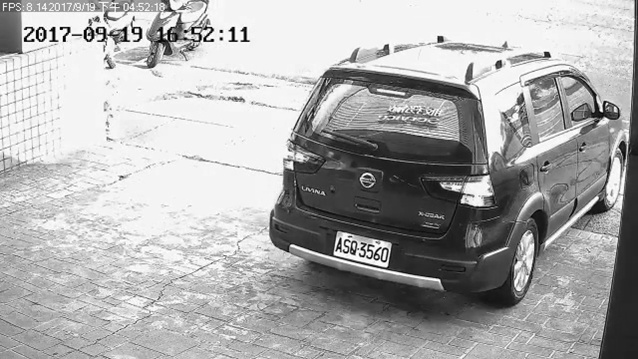
#> input picture python-class/Hw1/Hw1/Hw1/output1-1.jpg, 638 x 359 px, found by its file name
$ python Hw1-2.py
#> lines starting #> are read from the running program, lines starting #| are printed output that depends on the picture; after the words box and inside, x2 and y2 are one past the last pixel; in counts of white or black regions, pixels touching at a corner belong together
import cv2
import matplotlib.pyplot as plt

img = cv2.imread("/Users/timwuhuang/Documents/opencv/output1-1.jpg",0)
#> img is the input picture: shape (359, 638); min 0, max 255, mean 171.8
print(img.shape)
#| (359, 638)
ret,thresh1 = cv2.threshold(img,127,255,cv2.THRESH_BINARY)
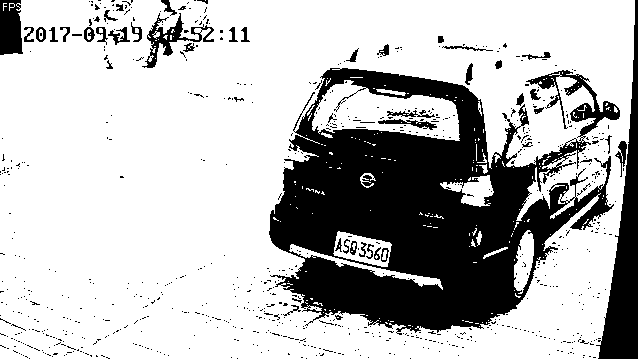
#> thresh1: shape (359, 638); 73.3% white; 781 black regions (733 under 20 px), largest, box (x1, y1, x2, y2) and area: (269, 68, 620, 335) 48606, (596, 0, 638, 359) 5686, (0, 0, 23, 55) 1087
cv2.imwrite('output1-2.jpg',thresh1)
